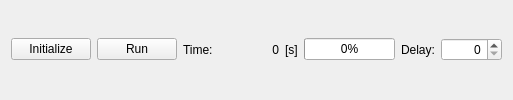
     <widget class="QWidget" name="simGeneralWidget" native="true">
      <layout class="QGridLayout" name="gridLayout_12">
       <item row="1" column="4">
        <widget class="QPushButton" name="runButton">
         <property name="sizePolicy">
          <sizepolicy hsizetype="Preferred" vsizetype="Fixed">
           <horstretch>0</horstretch>
           <verstretch>0</verstretch>
          </sizepolicy>
         </property>
         <property name="toolTip">
          <string>Start the simulation</string>
         </property>
         <property name="text">
          <string>Run</string>
         </property>
        </widget>
       </item>
       <item row="1" column="7">
        <widget class="QLabel" name="label_8">
         <property name="text">
          <string>Time:</string>
         </property>
        </widget>
       </item>
       <item row="1" column="9">
        <widget class="QLabel" name="label_10">
         <property name="text">
          <string>[s]</string>
         </property>
        </widget>
       </item>
       <item row="1" column="8">
        <widget class="QLabel" name="label_status1">
         <property name="minimumSize">
          <size>
           <width>60</width>
           <height>0</height>
          </size>
         </property>
         <property name="text">
          <string>0</string>
         </property>
         <property name="alignment">
          <set>Qt::AlignRight|Qt::AlignTrailing|Qt::AlignVCenter</set>
         </property>
         <property name="wordWrap">
          <bool>false</bool>
         </property>
        </widget>
       </item>
       <item row="1" column="0">
        <widget class="QPushButton" name="generateButton">
         <property name="sizePolicy">
          <sizepolicy hsizetype="Preferred" vsizetype="Fixed">
           <horstretch>0</horstretch>
           <verstretch>0</verstretch>
          </sizepolicy>
         </property>
         <property name="toolTip">
          <string>Initialize the simulation and the agents</string>
         </property>
         <property name="text">
          <string>Initialize</string>
         </property>
         <property name="shortcut">
          <string>I</string>
         </property>
        </widget>
       </item>
       <item row="1" column="11">
        <widget class="QLabel" name="label_9">
         <property name="text">
          <string>Delay:</string>
         </property>
        </widget>
       </item>
       <item row="1" column="10">
        <widget class="QProgressBar" name="progressBar">
         <property name="sizePolicy">
          <sizepolicy hsizetype="MinimumExpanding" vsizetype="Fixed">
           <horstretch>0</horstretch>
           <verstretch>0</verstretch>
          </sizepolicy>
         </property>
         <property name="minimumSize">
          <size>
           <width>0</width>
           <height>0</height>
          </size>
         </property>
         <property name="baseSize">
          <size>
           <width>350</width>
           <height>0</height>
          </size>
         </property>
         <property name="value">
          <number>0</number>
         </property>
        </widget>
       </item>
       <item row="1" column="12">
        <widget class="QSpinBox" name="delaySpinBox">
         <property name="toolTip">
          <string>Delay between steps in milliseconds</string>
         </property>
         <property name="alignment">
          <set>Qt::AlignRight|Qt::AlignTrailing|Qt::AlignVCenter</set>
         </property>
         <property name="maximum">
          <number>10000</number>
         </property>
         <property name="singleStep">
          <number>100</number>
         </property>
        </widget>
       </item>
      </layout>
     </widget>
